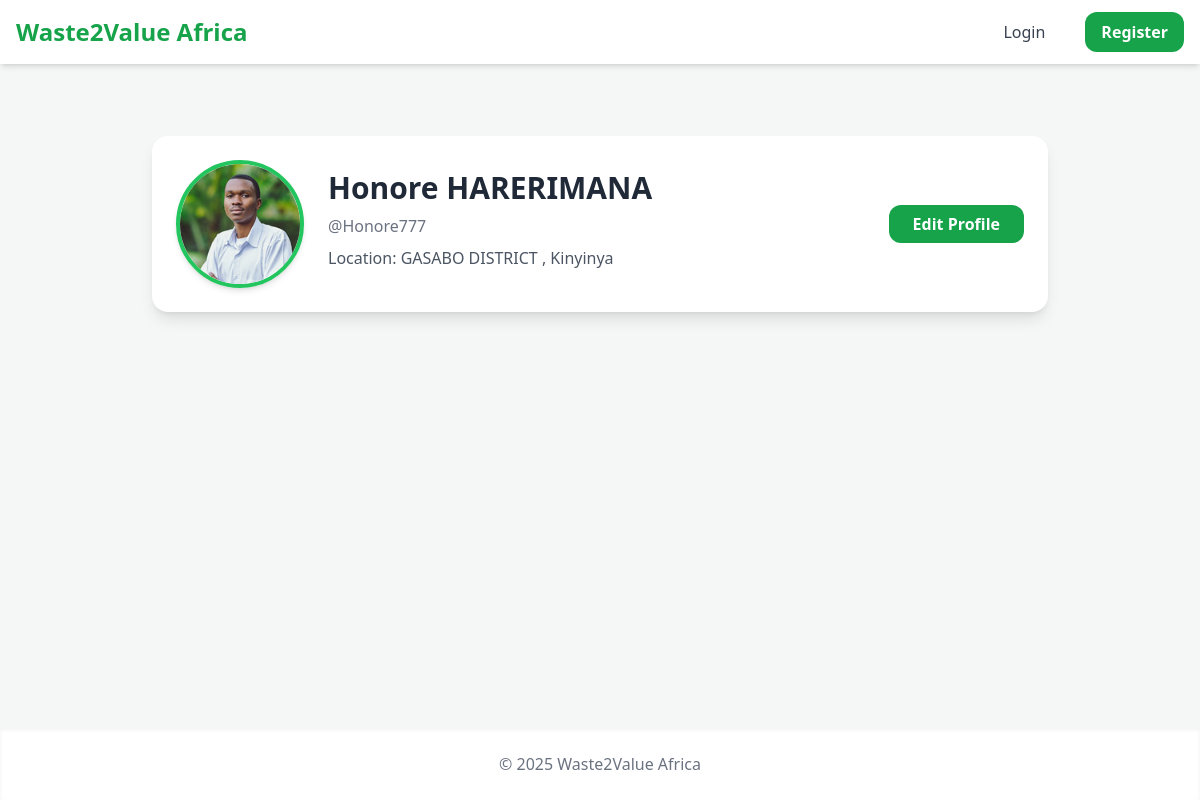
The app's page /profile/Honore777 with its own data.
### models.py (models this page shows, shortened)
class TimestampMixin:
    created_at = db.Column(db.DateTime, default=datetime.utcnow, index=True)
    updated_at = db.Column(db.DateTime, default=datetime.utcnow, onupdate=datetime.utcnow)

class SoftDeleteMixin:
    is_deleted = db.Column(db.Boolean, default=False, index=True)

class User(db.Model, UserMixin, TimestampMixin, SoftDeleteMixin):
    __tablename__ = "users"
    id = db.Column(db.Integer, primary_key=True)
    username = db.Column(db.String(80), nullable=False, unique=True, index=True)
    email = db.Column(db.String(255), nullable=False, unique=True, index=True)
    _password = db.Column("password", db.String(255), nullable=False)
    role = db.Column(db.Enum(RoleEnum), nullable=False, default=RoleEnum.consumer, index=True)
    is_verified = db.Column(db.Boolean, default=False, index=True)
    full_name = db.Column(db.String(120), nullable=True)
    bio = db.Column(db.Text, nullable=True)
    location = db.Column(db.String(150), nullable=True, index=True)
    avatar_url = db.Column(db.String(512), nullable=True, default="/static/images/default-avatar.png")
    twitter = db.Column(db.String(255), nullable=True)
    instagram = db.Column(db.String(255), nullable=True)
    github = db.Column(db.String(255), nullable=True)
    last_seen = db.Column(db.DateTime, default=datetime.utcnow)
    avatar_url_filename = db.Column(db.String(255), nullable=True)
    updated_at = db.Column(db.DateTime, nullable=True)
    listings = db.relationship(
        "Listing",
        back_populates="owner",
        lazy="dynamic",
        cascade="all, delete-orphan"
    )
    posts = db.relationship(
        "Post",
        back_populates="author",
        lazy="dynamic",
        cascade="all, delete-orphan"
    )
    comments = db.relationship("Comment", back_populates="author", lazy="dynamic", cascade="all, delete-orphan")
    post_upvotes = db.relationship("PostUpvote", back_populates="user", lazy="dynamic", cascade="all, delete-orphan")
    notifications = db.relationship("Notification", back_populates="user", lazy="dynamic", cascade="all, delete-orphan")
    sent_messages = db.relationship("Message", back_populates="sender", lazy="dynamic", cascade="all, delete-orphan")
    conversations = db.relationship(
        "Conversation",
        secondary="conversation_participants",
        back_populates="participants",
        lazy="subquery"
    )

### routes_profile.py (the view)
@profile_bp.route("/profile/<username>")
def profile(username):
    user = User.query.filter_by(username=username).first_or_404()
    return render_template("profile.html", user=user, Post=Post)

### templates/profile.html (shortened to what this page needs)
{% extends "base.html" %}
{% block content %}
<div class="max-w-4xl mx-auto mt-8">
    <div class="bg-white rounded-2xl shadow-lg p-6 flex flex-col md:flex-row items-center gap-6">
        <div class="w-32 h-32 rounded-full overflow-hidden border-4 border-green-500 shadow-md">
            <img src="{{ url_for('static', filename='uploads/avatars/' ~ user.avatar_url_filename if user.avatar_url_filename else 'uploads/avatars/default.png') }}"
                 alt="{{ user.username }}" class="w-full h-full object-cover">
        </div>
        <div class="flex-1 space-y-2">
            <h2 class="text-3xl font-bold text-gray-800">{{ user.full_name or user.username }}</h2>
            <p class="text-gray-500">@{{ user.username }}</p>
            <p class="text-gray-600">Location: {{ user.location or 'Not set' }}</p>
        </div>
        <div>
            <a href="{{ url_for('profile.edit_profile') }}" class="px-6 py-2 bg-green-600 text-white rounded-xl hover:bg-green-700 transition font-semibold">Edit Profile</a>
        </div>
    </div>
</div>
{% endblock %}

### templates/base.html (style rules this page uses)
body { background-color: #f4f7f6; }

### records on screen
User: avatar_url_filename (picture), full_name "Honore HARERIMANA", username "Honore777", location "GASABO DISTRICT , Kinyinya"

### other values on screen
{{ current_year if current_year else '2025' }} "2025"
